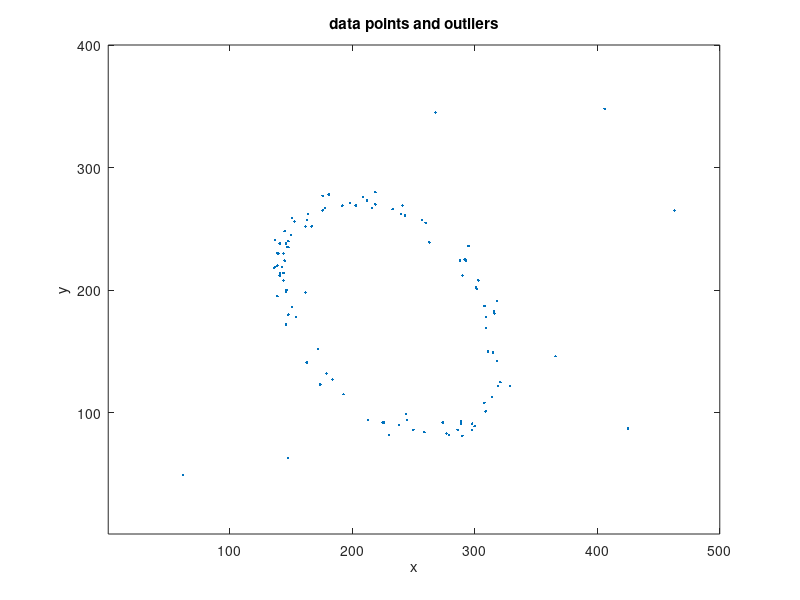

The MATLAB script that drew this image: (Note: this script raises an error after producing the figure.)
% This is a simple example showing how to fit an ellipse with arbitrary 
% orientation to data using active geometric shape model. 

% Copyright (C) 2012 Quan Wang <wangq10@rpi.edu>, 
% Signal Analysis and Machine Perception Laboratory, 
% Department of Electrical, Computer, and Systems Engineering, 
% Rensselaer Polytechnic Institute, Troy, NY 12180, USA
% 
% You are free to use this software for academic purposes if you cite our paper: 
% Quan Wang, Kim L. Boyer, 
% The active geometric shape model: A new robust deformable shape model and its applications, 
% Computer Vision and Image Understanding, Volume 116, Issue 12, December 2012, Pages 1178-1194, 
% ISSN 1077-3142, 10.1016/j.cviu.2012.08.004. 
% 
% For commercial use, please contact the authors. 

clear;clc;close all;
addpath('../force_field');
addpath('../math');
rng('shuffle');

%% 1. experiment set up
% image size = 400*500
rows=400;
cols=500;

% number of data points and outliers
num_data=100;
num_outlier=10;
noise=5;

% ground truth parameters
x0=250+(rand(1)-0.5)*100;
y0=200+(rand(1)-0.5)*100;
a0=120+(rand(1)-0.5)*50;
b0=60+(rand(1)-0.5)*50;
phi0=rand(1)*pi;

% image blur parameters
sigma1=20;
sigma2=5;

%% 2. generate data
% generate data points
theta=rand(num_data,1)*2*pi;
x=x0+a0*cos(theta)*cos(phi0)-b0*sin(theta)*sin(phi0)+noise*randn(size(theta));
y=y0+a0*cos(theta)*sin(phi0)+b0*sin(theta)*cos(phi0)+noise*randn(size(theta));

% generate outliers
x=[x;rand(num_outlier,1)*cols];
y=[y;rand(num_outlier,1)*rows];
x=round(x);
y=round(y);
x(x<=1)=2;
x(x>=cols)=cols-1;
y(y<=1)=2;
y(y>=rows)=rows-1;


% display data points and outliers
plot(x,y,'.');
axis equal;
axis([1 cols 1 rows]);
title('data points and outliers');
xlabel('x');
ylabel('y');
drawnow;

% generate image
I=zeros(rows,cols);
for i=1:length(y)
    I(y(i),x(i))=100;
end
I=double(I);

%% 3. GVF field
I2=gaussianBlur(I,sigma1);
[u,v] = GVF(I2, 1 , 0.1, 50);
dx=u;dy=v;

I3=gaussianBlur(I,sigma2);
[u,v] = GVF(I3, 1 , 0.1, 50);

%% 4. ellipse fitting
[xc, yc, r] = InitialCircle(I2); % initial guess
init=[xc,yc,r,r,0]; % initial parameters
increment=[0.2,0.2,0.2,0.2,pi/180*0.2]; % increment in each iteration
threshold=[0.000001,0.000001,0.000001,0.000001,0.000001]; % threshold for forces/torques
bound=[10,200,10,200]; % the lower/upper bounds of a and b

disp('Fitting the ellipse...');
tic;
% stage 1: big sigma
[xc, yc, a, b, phi]=fit_arb_ellipse_force(init,increment,...
    threshold,bound,dx,dy,400,1);

% stage 2: small sigma
dx=u;dy=v;
[xc, yc, a, b, phi]=fit_arb_ellipse_force([xc yc a b phi],increment,...
    threshold,bound,dx,dy,100,0);
t=toc;
fprintf('Running 2-stage AGSM for ellipse fitting takes %f seconds \n',t);

phi=mod(phi,pi);

% correction of curvature
r1=correctCurve(b^2/a,sigma2,100);
r2=correctCurve(a^2/b,sigma2,100);
a=(r1*r2^2)^(1/3);
b=(r1^2*r2)^(1/3);

% display fitting results
figure;
plot(x,y,'.');
axis equal;
axis([1 cols 1 rows]);
hold on;
theta=0:0.01:2*pi;
plot(xc+a*cos(theta)*cos(phi)-b*sin(theta)*sin(phi),...
    yc+a*cos(theta)*sin(phi)+b*sin(theta)*cos(phi),'-.r','LineWidth',2);
plot(x,y,'.');
legend('noisy data points and outliers','active geometric shape model fit');
title('fitting an ellipse using active geometric shape model');
xlabel('x');
ylabel('y');
drawnow;

%% 5. error analysis
% get errors
error_xc=abs(xc-x0);
error_yc=abs(yc-y0);
error_a=abs(a-a0);
error_b=abs(b-b0);
error_phi=abs(phi-phi0);

% display errors
fprintf('num_data=%d    num_outlier=%d \n',num_data,num_outlier);
fprintf('------------------------------------------------------\n');
fprintf('        xc       yc       a        b        phi\n');
fprintf('True:   %-6.2f   %-6.2f   %-6.2f   %-6.2f   %-6.4f    \n',x0,y0,a0,b0,phi0);
fprintf('Fit:    %-6.2f   %-6.2f   %-6.2f   %-6.2f   %-6.4f    \n',xc,yc,a,b,phi);
fprintf('Error:  %-6.2f   %-6.2f   %-6.2f   %-6.2f   %-6.4f    \n',error_xc,error_yc,error_a,error_b,error_phi);

